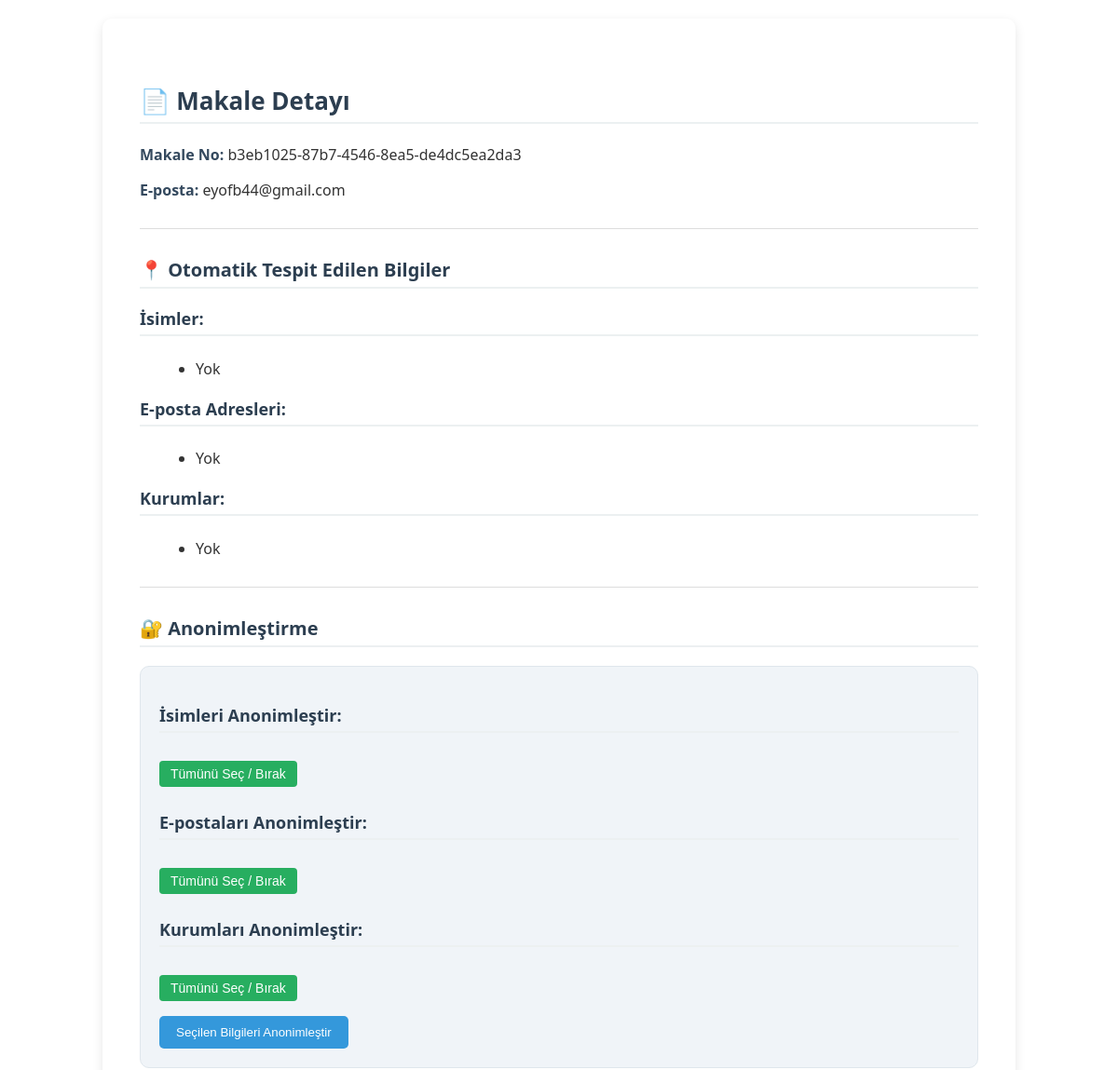
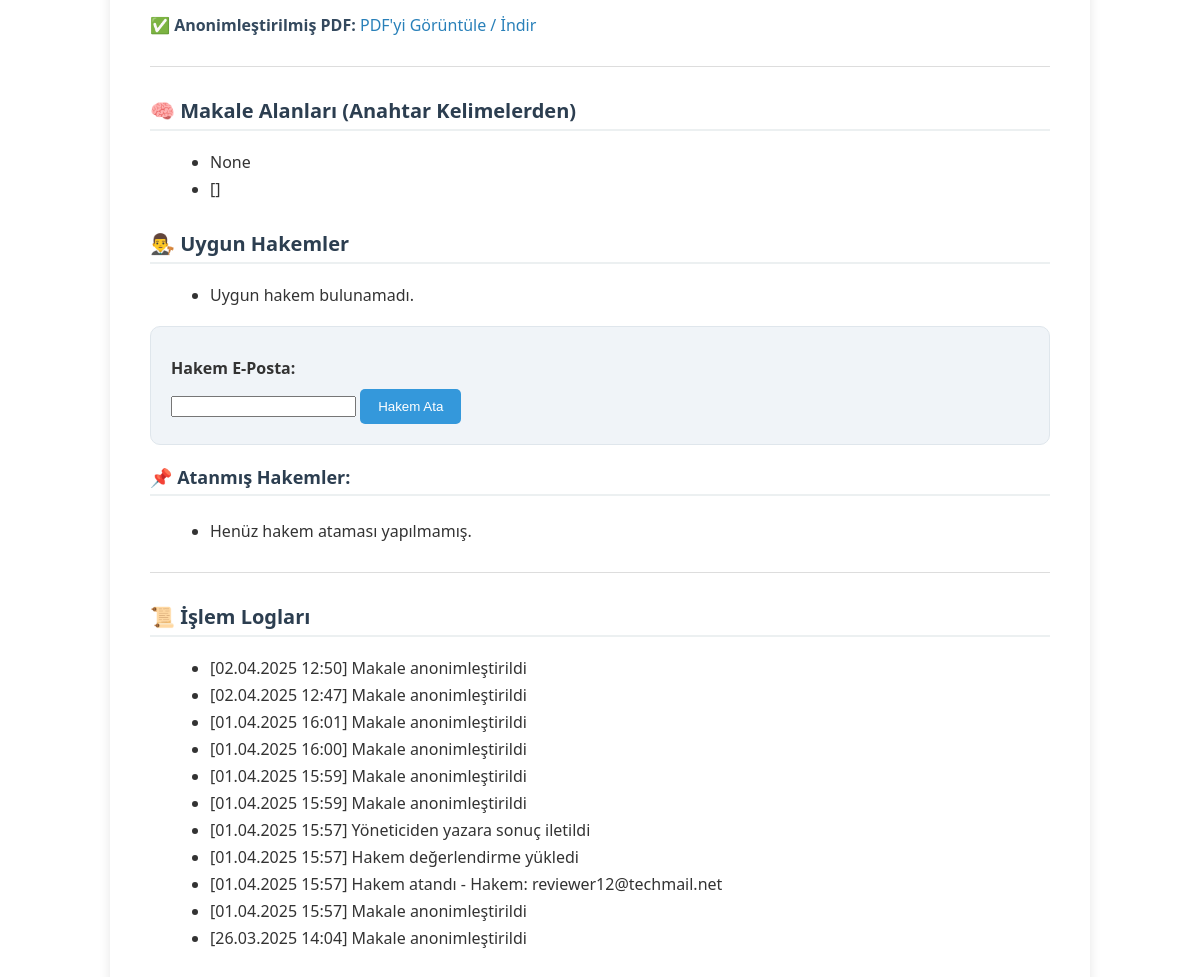
The app's page /yonetici/makale/5/ with its own data (2 pictures, top to bottom).
### projectapp/models.py (models this page shows, shortened)
class article(models.Model):
    id = models.IntegerField(primary_key=True)
    name = models.CharField(max_length=30)
    article_no = models.UUIDField(default=uuid.uuid4, editable=False, unique=True)
    article_pdf = models.FileField()
    email = models.EmailField(default='example@gmail.com')
    upload_date = models.DateField(auto_now_add=True)
    status = models.CharField(max_length=20,default='Awaiting review')
    author_message = models.CharField(max_length=100,blank=True, null=True)
    anonymized_pdf = models.FileField(upload_to='anon_pdfs/', null=True, blank=True)  # Eklenen alan
    created_at = models.DateTimeField(auto_now_add=True , null=True, blank=True)
    keywords = models.JSONField(null=True, blank=True)
    encrypted_id = models.CharField(max_length=256, blank=True, null=True)
    final_pdf = models.FileField(upload_to='final_pdfs/', null=True, blank=True)

class logs(models.Model):
    article = models.ForeignKey('article', on_delete=models.CASCADE)
    timestamp = models.DateTimeField(auto_now_add=True)
    action = models.CharField(max_length=255)  # "Anonimleştirildi", "Hakem atandı" gibi
    detail = models.TextField(blank=True, null=True)  # opsiyonel açıklama

### projectapp/views.py (the view, shortened to what this page needs)
# urls.py: path('yonetici/makale/<int:pk>/', views.article_detail_admin, name='article_detail_admin'),
def article_detail_admin(request, pk):
    article = get_object_or_404(models.article, pk=pk)
    text = read_pdf(article.article_pdf.path)
    authors_info = extract_authors_info(text)
    form = forms.AnonSelectForm(dynamic_data=authors_info)
    reviewer_form = forms.ReviewerAssignForm()
    top_field, top_keywords = get_top_field_and_keywords(text)
    matched_reviewers = list(get_matching_reviewers_by_keywords(top_keywords))
    print(top_field, top_keywords, matched_reviewers)
    article.keywords = top_keywords
    article.save()
    matched_fields = [top_field ]
    matched_fields.append(top_keywords)
    suggested_reviewers = matched_reviewers
    assignments = models.review_assignment.objects.filter(article=article)
    logs = article.logs_set.all().order_by("-timestamp")
    return render(request, "article_detail_admin.html", {
        "article": article,
        "form": form,
        "authors_info": authors_info,
        "reviewer_form": reviewer_form,
        "assignments": assignments,
        "logs": logs,
        "matched_fields": matched_fields,
        "suggested_reviewers": suggested_reviewers
    })

### projectapp/forms.py
class AnonSelectForm(forms.Form):
   names = forms.MultipleChoiceField(
       widget=forms.CheckboxSelectMultiple,
       required=False
   )
   emails = forms.MultipleChoiceField(
       widget=forms.CheckboxSelectMultiple,
       required=False
   )
   universities = forms.MultipleChoiceField(
       widget=forms.CheckboxSelectMultiple,
       required=False
   )
   def __init__(self, *args, **kwargs):
       dynamic_data = kwargs.pop("dynamic_data", {})
       super().__init__(*args, **kwargs)
       self.fields['names'].choices = [(x, x) for x in dynamic_data.get("names", [])]
       self.fields['emails'].choices = [(x, x) for x in dynamic_data.get("emails", [])]
       self.fields['universities'].choices = [(x, x) for x in dynamic_data.get("universities", [])]

class ReviewerAssignForm(forms.Form):
    reviewer_email = forms.EmailField(label="Hakem E-posta")

### projectapp/views.py (called while the page is built, shortened)
def read_pdf(pdf_path):
    pdf = fitz.open(pdf_path)
    all_text = ""
    for page in pdf:
        all_text += page.get_text()
    pdf.close()
    return all_text

def exclude_names(names):
    exclude_names = ['university','technology','information','network','science','abstractas']
    for i in names :
        if exclude_names.__contains__(i):
            names.remove(i)
    print("buraya bak:" ,names)

def clean_text(text):
    text = text.translate(str.maketrans('', '', string.punctuation))
    text = re.sub(r'[^\w\s]', '', text)
    text = re.sub(r'\d+', '', text)
    text = text.lower()
    stop_words = set(stopwords.words('english'))
    words = text.split()
    filtered_text = [word for word in words if word not in stop_words]
    return ' '.join(filtered_text)

def infer_fields_by_keyword_frequency(text):
    lower_text = text.lower()
    result = {}
    for field, keywords in FIELD_KEYWORDS.items():
        keyword_counts = {}
        total = 0
        for kw in keywords:
            matches = re.findall(r'\b' + re.escape(kw.lower()) + r'\b', lower_text)
            count = len(matches)
            if count > 0:
                keyword_counts[kw] = count
                total += count
        if total > 0:
            result[field] = {
                "total": total,
                "details": keyword_counts
            }
    sorted_result = dict(sorted(result.items(), key=lambda x: x[1]['total'], reverse=True))
    return sorted_result

def get_top_field_and_keywords(text):
    field_data = infer_fields_by_keyword_frequency(text)
    if not field_data:
        return None, []

### projectapp/templates/article_detail_admin.html (shortened to what this page needs)
<!DOCTYPE html>
<html lang="tr">
<head>
</head>
<body>
<h2>📄 Makale Detayı</h2>
<p><strong>Makale No:</strong> {{ article.article_no }}</p>
<p><strong>E-posta:</strong> {{ article.email }}</p>
<hr>
<h3>📍 Otomatik Tespit Edilen Bilgiler</h3>
<h4>İsimler:</h4>
<ul>
    {% for name in authors_info.names %}
        <li>{{ name }}</li>
    {% empty %}
        <li>Yok</li>
    {% endfor %}
</ul>
<h4>E-posta Adresleri:</h4>
<ul>
    {% for email in authors_info.emails %}
        <li>{{ email }}</li>
    {% empty %}
        <li>Yok</li>
    {% endfor %}
</ul>
<h4>Kurumlar:</h4>
<ul>
    {% for uni in authors_info.universities %}
        <li>{{ uni }}</li>
    {% empty %}
        <li>Yok</li>
    {% endfor %}
</ul>
<hr>
<h3>🔐 Anonimleştirme</h3>
    <form method="post">
        <h4>İsimleri Anonimleştir:</h4>
        <button type="button" class="toggle-btn" onclick="toggleAll('id_names')">Tümünü Seç / Bırak</button>
        <h4>E-postaları Anonimleştir:</h4>
        <button type="button" class="toggle-btn" onclick="toggleAll('id_emails')">Tümünü Seç / Bırak</button>
        <h4>Kurumları Anonimleştir:</h4>
        <button type="button" class="toggle-btn" onclick="toggleAll('id_universities')">Tümünü Seç / Bırak</button>
        <button type="submit" name="anonymize_btn" >Seçilen Bilgileri Anonimleştir</button>
    </form>
{% if article.anonymized_pdf %}
    <p>✅ <strong>Anonimleştirilmiş PDF:</strong>
        <a href="{{ article.anonymized_pdf.url }}" target="_blank">PDF'yi Görüntüle / İndir</a>
    </p>
{% endif %}
<hr>
<h3>🧠 Makale Alanları (Anahtar Kelimelerden)</h3>
<ul>
    {% for field in matched_fields %}
        <li>{{ field }}</li>
    {% empty %}
        <li>Alan tespit edilemedi.</li>
    {% endfor %}
</ul>
<h3>👨‍⚖️ Uygun Hakemler</h3>
<ul>
    {% for reviewer in suggested_reviewers %}
        <li>{{ reviewer.email }} - <small>İlgi alanları: {{ reviewer.interested_subfields }}</small></li>
    {% empty %}
        <li>Uygun hakem bulunamadı.</li>
    {% endfor %}
</ul>
<form method="post">
    <label for="reviewer_email">Hakem E-Posta:</label>
    {{ reviewer_form.reviewer_email }}
    <button type="submit" name="assign_btn">Hakem Ata</button>
</form>
<h4>📌 Atanmış Hakemler:</h4>
<ul>
    {% for assignment in assignments %}
        <li>{{ assignment.email }} - {{ assignment.status }} ({{ assignment.assigned_at|date:"d M Y H:i" }})</li>
        <form method="post" action="{% url 'cancel_assigment_review' %}">
            {% csrf_token %}
            <input type="hidden" name="article_id" value="{{ article.id }}">
            <button type="submit" style="background-color:#e74c3c; color:white; padding:10px 20px; border:none; border-radius:5px; cursor:pointer;">
              Atamayı İptal Et
            </button>
          </form>
          <h4>📌 Değerlendirme Durumu:</h4>
<ul>
{% if article.status == "Article Reviewed" %}
  <form method="post" action="{% url 'send_final_to_author' %}">
    {% csrf_token %}
    <input type="hidden" name="article_id" value="{{ article.id }}">
    <button type="submit" style="background-color:#2ecc71; color:white; padding:10px 20px; border:none; border-radius:5px; cursor:pointer;">
      Yazara Sonuç PDF'ini Gönder
    </button>
  </form>
  <form method="post" action="{% url 'cancel_review' %}">
    {% csrf_token %}
    <input type="hidden" name="article_id" value="{{ article.id }}">
    <button type="submit" style="background-color:#e74c3c; color:white; padding:10px 20px; border:none; border-radius:5px; cursor:pointer;">
      Değerlendirmeyi İptal Et
    </button>
  </form>
{% elif article.status == "Result Sent to Author" %}
  <form method="post" action="{% url 'cancel_review_to_author' %}">
    {% csrf_token %}
    <input type="hidden" name="article_id" value="{{ article.id }}">
    <button type="submit" style="background-color:#e74c3c; color:white; padding:10px 20px; border:none; border-radius:5px; cursor:pointer;">
      Gönderimi İptal Et
    </button>
  </form>
    {%else %}
    <li>Değerlendirme Bekliyor.</li>
{% endif %}
</ul>
    {% empty %}
        <li>Henüz hakem ataması yapılmamış.</li>
    {% endfor %}
</ul>
<hr>
<h3>📜 İşlem Logları</h3>
<ul>
    {% for log in logs %}
        <li>[{{ log.timestamp|date:"d.m.Y H:i" }}] {{ log.action }} {% if log.detail %}- {{ log.detail }}{% endif %}</li>
    {% empty %}
        <li>Log kaydı bulunamadı.</li>
    {% endfor %}
</ul>
</body>
</html>

### projectapp/templates/article_detail_admin.html (style rules this page uses)
body { font-family: 'Segoe UI', Tahoma, Geneva, Verdana, sans-serif; background-color: #f9f9f9; color: #333; margin: 20px auto; padding: 40px; max-width: 900px; border-radius: 10px; background-color: white; box-shadow: 0 4px 12px rgba(0,0,0,0.1); }
h2, h3, h4 { color: #2c3e50; margin-top: 30px; border-bottom: 2px solid #ecf0f1; padding-bottom: 5px; }
h2 { font-size: 26px; }
h3 { font-size: 20px; }
h4 { font-size: 18px; margin-top: 20px; }
ul { list-style-type: disc; margin-left: 20px; margin-bottom: 20px; }
li { margin-bottom: 5px; }
strong { color: #34495e; }
hr { border: none; height: 1px; background-color: #ddd; margin: 30px 0; }
form { margin-top: 20px; background-color: #f0f4f8; padding: 20px; border-radius: 10px; border: 1px solid #dfe6ec; }
label { font-weight: bold; display: block; margin-top: 10px; }
button { background-color: #3498db; color: white; padding: 10px 18px; border: none; border-radius: 5px; cursor: pointer; margin-top: 10px; }
a { color: #2980b9; text-decoration: none; }
p { margin-bottom: 10px; }
.toggle-btn { background-color: #27ae60; color: white; border: none; padding: 6px 12px; margin: 6px 0; border-radius: 4px; font-size: 14px; cursor: pointer; }

### records on screen
article: article_no "b3eb1025-87b7-4546-8ea5-de4dc5ea2da3", email "eyofb44@gmail.com", matched_fields "[]"
logs: timestamp "02.04.2025 12:50", action "Makale anonimleştirildi"
logs: timestamp "02.04.2025 12:47", action "Makale anonimleştirildi"
logs: timestamp "01.04.2025 16:01", action "Makale anonimleştirildi"
logs: timestamp "01.04.2025 16:00", action "Makale anonimleştirildi"
logs: timestamp "01.04.2025 15:59", action "Makale anonimleştirildi"
logs: timestamp "01.04.2025 15:59", action "Makale anonimleştirildi"
logs: timestamp "01.04.2025 15:57", action "Yöneticiden yazara sonuç iletildi"
logs: timestamp "01.04.2025 15:57", action "Hakem değerlendirme yükledi"
logs: timestamp "01.04.2025 15:57", action "Hakem atandı", detail "Hakem: reviewer12@techmail.net"
logs: timestamp "01.04.2025 15:57", action "Makale anonimleştirildi"
logs: timestamp "26.03.2025 14:04", action "Makale anonimleştirildi"

### other values on screen
{{ field }} "None"
